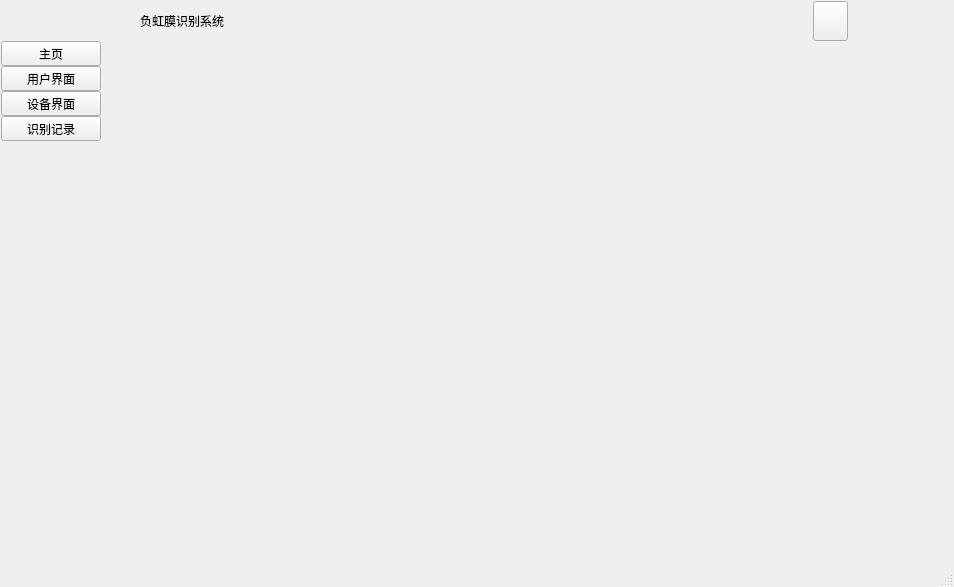
<?xml version="1.0" encoding="UTF-8"?>
<ui version="4.0">
 <class>Main_Window</class>
 <widget class="QDialog" name="Main_Window">
  <property name="geometry">
   <rect>
    <x>0</x>
    <y>0</y>
    <width>954</width>
    <height>587</height>
   </rect>
  </property>
  <property name="windowTitle">
   <string>Dialog</string>
  </property>
  <property name="styleSheet">
   <string notr="true"/>
  </property>
  <property name="sizeGripEnabled">
   <bool>true</bool>
  </property>
  <layout class="QVBoxLayout" name="verticalLayout">
   <property name="spacing">
    <number>0</number>
   </property>
   <property name="leftMargin">
    <number>1</number>
   </property>
   <property name="topMargin">
    <number>1</number>
   </property>
   <property name="rightMargin">
    <number>1</number>
   </property>
   <property name="bottomMargin">
    <number>1</number>
   </property>
   <item>
    <widget class="QWidget" name="widgetTitle" native="true">
     <property name="sizePolicy">
      <sizepolicy hsizetype="Preferred" vsizetype="Fixed">
       <horstretch>0</horstretch>
       <verstretch>0</verstretch>
      </sizepolicy>
     </property>
     <property name="minimumSize">
      <size>
       <width>0</width>
       <height>40</height>
      </size>
     </property>
     <property name="styleSheet">
      <string notr="true"/>
     </property>
     <layout class="QHBoxLayout" name="horizontalLayout_2">
      <property name="spacing">
       <number>0</number>
      </property>
      <property name="leftMargin">
       <number>15</number>
      </property>
      <property name="topMargin">
       <number>0</number>
      </property>
      <property name="rightMargin">
       <number>0</number>
      </property>
      <property name="bottomMargin">
       <number>0</number>
      </property>
      <item>
       <widget class="QLabel" name="labIco">
        <property name="sizePolicy">
         <sizepolicy hsizetype="Minimum" vsizetype="Preferred">
          <horstretch>0</horstretch>
          <verstretch>0</verstretch>
         </sizepolicy>
        </property>
        <property name="minimumSize">
         <size>
          <width>100</width>
          <height>0</height>
         </size>
        </property>
        <property name="styleSheet">
         <string notr="true"/>
        </property>
        <property name="text">
         <string/>
        </property>
        <property name="alignment">
         <set>Qt::AlignCenter</set>
        </property>
        <property name="margin">
         <number>0</number>
        </property>
        <property name="indent">
         <number>-1</number>
        </property>
       </widget>
      </item>
      <item>
       <spacer name="horizontalSpacer">
        <property name="orientation">
         <enum>Qt::Horizontal</enum>
        </property>
        <property name="sizeType">
         <enum>QSizePolicy::Minimum</enum>
        </property>
        <property name="sizeHint" stdset="0">
         <size>
          <width>24</width>
          <height>20</height>
         </size>
        </property>
       </spacer>
      </item>
      <item>
       <widget class="QLabel" name="labTitle">
        <property name="sizePolicy">
         <sizepolicy hsizetype="Expanding" vsizetype="Preferred">
          <horstretch>0</horstretch>
          <verstretch>0</verstretch>
         </sizepolicy>
        </property>
        <property name="palette">
         <palette>
          <active/>
          <inactive/>
          <disabled/>
         </palette>
        </property>
        <property name="styleSheet">
         <string notr="true"/>
        </property>
        <property name="text">
         <string>负虹膜识别系统</string>
        </property>
        <property name="alignment">
         <set>Qt::AlignLeading|Qt::AlignLeft|Qt::AlignVCenter</set>
        </property>
       </widget>
      </item>
      <item>
       <widget class="QWidget" name="widgetMenu" native="true">
        <property name="sizePolicy">
         <sizepolicy hsizetype="Minimum" vsizetype="Preferred">
          <horstretch>0</horstretch>
          <verstretch>0</verstretch>
         </sizepolicy>
        </property>
        <property name="styleSheet">
         <string notr="true"/>
        </property>
        <layout class="QHBoxLayout" name="horizontalLayout">
         <property name="spacing">
          <number>0</number>
         </property>
         <property name="leftMargin">
          <number>0</number>
         </property>
         <property name="topMargin">
          <number>0</number>
         </property>
         <property name="rightMargin">
          <number>0</number>
         </property>
         <property name="bottomMargin">
          <number>0</number>
         </property>
         <item>
          <widget class="QToolButton" name="btnMenu">
           <property name="sizePolicy">
            <sizepolicy hsizetype="Fixed" vsizetype="Expanding">
             <horstretch>0</horstretch>
             <verstretch>0</verstretch>
            </sizepolicy>
           </property>
           <property name="minimumSize">
            <size>
             <width>35</width>
             <height>0</height>
            </size>
           </property>
           <property name="maximumSize">
            <size>
             <width>35</width>
             <height>16777215</height>
            </size>
           </property>
           <property name="focusPolicy">
            <enum>Qt::NoFocus</enum>
           </property>
           <property name="styleSheet">
            <string notr="true"/>
           </property>
           <property name="text">
            <string/>
           </property>
           <property name="autoRepeat">
            <bool>false</bool>
           </property>
           <property name="popupMode">
            <enum>QToolButton::InstantPopup</enum>
           </property>
          </widget>
         </item>
         <item>
          <widget class="QPushButton" name="btnMenu_Min">
           <property name="sizePolicy">
            <sizepolicy hsizetype="Minimum" vsizetype="Expanding">
             <horstretch>0</horstretch>
             <verstretch>0</verstretch>
            </sizepolicy>
           </property>
           <property name="minimumSize">
            <size>
             <width>35</width>
             <height>0</height>
            </size>
           </property>
           <property name="maximumSize">
            <size>
             <width>35</width>
             <height>16777215</height>
            </size>
           </property>
           <property name="cursor">
            <cursorShape>ArrowCursor</cursorShape>
           </property>
           <property name="focusPolicy">
            <enum>Qt::NoFocus</enum>
           </property>
           <property name="toolTip">
            <string>最小化</string>
           </property>
           <property name="text">
            <string/>
           </property>
           <property name="flat">
            <bool>true</bool>
           </property>
          </widget>
         </item>
         <item>
          <widget class="QPushButton" name="btnMenu_Max">
           <property name="sizePolicy">
            <sizepolicy hsizetype="Fixed" vsizetype="Expanding">
             <horstretch>0</horstretch>
             <verstretch>0</verstretch>
            </sizepolicy>
           </property>
           <property name="minimumSize">
            <size>
             <width>35</width>
             <height>0</height>
            </size>
           </property>
           <property name="maximumSize">
            <size>
             <width>35</width>
             <height>16777215</height>
            </size>
           </property>
           <property name="cursor">
            <cursorShape>ArrowCursor</cursorShape>
           </property>
           <property name="focusPolicy">
            <enum>Qt::NoFocus</enum>
           </property>
           <property name="toolTip">
            <string>最大化</string>
           </property>
           <property name="text">
            <string/>
           </property>
           <property name="flat">
            <bool>true</bool>
           </property>
          </widget>
         </item>
         <item>
          <widget class="QPushButton" name="btnMenu_Close">
           <property name="sizePolicy">
            <sizepolicy hsizetype="Fixed" vsizetype="Expanding">
             <horstretch>0</horstretch>
             <verstretch>0</verstretch>
            </sizepolicy>
           </property>
           <property name="minimumSize">
            <size>
             <width>35</width>
             <height>0</height>
            </size>
           </property>
           <property name="maximumSize">
            <size>
             <width>35</width>
             <height>16777215</height>
            </size>
           </property>
           <property name="cursor">
            <cursorShape>ArrowCursor</cursorShape>
           </property>
           <property name="focusPolicy">
            <enum>Qt::NoFocus</enum>
           </property>
           <property name="toolTip">
            <string>关闭</string>
           </property>
           <property name="text">
            <string/>
           </property>
           <property name="flat">
            <bool>true</bool>
           </property>
          </widget>
         </item>
        </layout>
       </widget>
      </item>
     </layout>
    </widget>
   </item>
   <item>
    <widget class="QWidget" name="widgetMain" native="true">
     <property name="styleSheet">
      <string notr="true"/>
     </property>
     <layout class="QHBoxLayout" name="horizontalLayout_3">
      <property name="spacing">
       <number>0</number>
      </property>
      <property name="leftMargin">
       <number>0</number>
      </property>
      <property name="topMargin">
       <number>0</number>
      </property>
      <property name="rightMargin">
       <number>0</number>
      </property>
      <property name="bottomMargin">
       <number>0</number>
      </property>
      <item>
       <widget class="QWidget" name="widgetLeft" native="true">
        <property name="minimumSize">
         <size>
          <width>100</width>
          <height>0</height>
         </size>
        </property>
        <property name="maximumSize">
         <size>
          <width>100</width>
          <height>16777215</height>
         </size>
        </property>
        <property name="styleSheet">
         <string notr="true"/>
        </property>
        <layout class="QVBoxLayout" name="verticalLayout_2">
         <property name="spacing">
          <number>0</number>
         </property>
         <property name="leftMargin">
          <number>0</number>
         </property>
         <property name="topMargin">
          <number>0</number>
         </property>
         <property name="rightMargin">
          <number>0</number>
         </property>
         <property name="bottomMargin">
          <number>0</number>
         </property>
         <item>
          <widget class="QToolButton" name="btn_host">
           <property name="sizePolicy">
            <sizepolicy hsizetype="Expanding" vsizetype="Fixed">
             <horstretch>0</horstretch>
             <verstretch>0</verstretch>
            </sizepolicy>
           </property>
           <property name="text">
            <string>主页</string>
           </property>
           <property name="icon">
            <iconset>
             <normaloff>:/image/infoextend.png</normaloff>:/image/infoextend.png</iconset>
           </property>
           <property name="iconSize">
            <size>
             <width>50</width>
             <height>50</height>
            </size>
           </property>
           <property name="toolButtonStyle">
            <enum>Qt::ToolButtonTextUnderIcon</enum>
           </property>
          </widget>
         </item>
         <item>
          <widget class="QToolButton" name="btn_user">
           <property name="sizePolicy">
            <sizepolicy hsizetype="Expanding" vsizetype="Fixed">
             <horstretch>0</horstretch>
             <verstretch>0</verstretch>
            </sizepolicy>
           </property>
           <property name="text">
            <string>用户界面</string>
           </property>
           <property name="icon">
            <iconset>
             <normaloff>:/image/troublecheck.png</normaloff>:/image/troublecheck.png</iconset>
           </property>
           <property name="iconSize">
            <size>
             <width>50</width>
             <height>50</height>
            </size>
           </property>
           <property name="toolButtonStyle">
            <enum>Qt::ToolButtonTextUnderIcon</enum>
           </property>
          </widget>
         </item>
         <item>
          <widget class="QToolButton" name="btn_device">
           <property name="sizePolicy">
            <sizepolicy hsizetype="Expanding" vsizetype="Fixed">
             <horstretch>0</horstretch>
             <verstretch>0</verstretch>
            </sizepolicy>
           </property>
           <property name="styleSheet">
            <string notr="true"/>
           </property>
           <property name="text">
            <string>设备界面</string>
           </property>
           <property name="icon">
            <iconset>
             <normaloff>:/image/wifitest.png</normaloff>:/image/wifitest.png</iconset>
           </property>
           <property name="iconSize">
            <size>
             <width>50</width>
             <height>50</height>
            </size>
           </property>
           <property name="toolButtonStyle">
            <enum>Qt::ToolButtonTextUnderIcon</enum>
           </property>
          </widget>
         </item>
         <item>
          <widget class="QToolButton" name="btn_record">
           <property name="sizePolicy">
            <sizepolicy hsizetype="Expanding" vsizetype="Fixed">
             <horstretch>0</horstretch>
             <verstretch>0</verstretch>
            </sizepolicy>
           </property>
           <property name="text">
            <string>识别记录</string>
           </property>
           <property name="icon">
            <iconset>
             <normaloff>:/image/speedtest.png</normaloff>:/image/speedtest.png</iconset>
           </property>
           <property name="iconSize">
            <size>
             <width>50</width>
             <height>50</height>
            </size>
           </property>
           <property name="toolButtonStyle">
            <enum>Qt::ToolButtonTextUnderIcon</enum>
           </property>
          </widget>
         </item>
         <item>
          <spacer name="verticalSpacer">
           <property name="orientation">
            <enum>Qt::Vertical</enum>
           </property>
           <property name="sizeHint" stdset="0">
            <size>
             <width>20</width>
             <height>53</height>
            </size>
           </property>
          </spacer>
         </item>
        </layout>
       </widget>
      </item>
      <item>
       <widget class="QStackedWidget" name="stackedWidgetRight">
        <property name="font">
         <font>
          <family>Arial</family>
          <pointsize>9</pointsize>
         </font>
        </property>
       </widget>
      </item>
     </layout>
    </widget>
   </item>
  </layout>
 </widget>
 <resources/>
 <connections/>
</ui>
